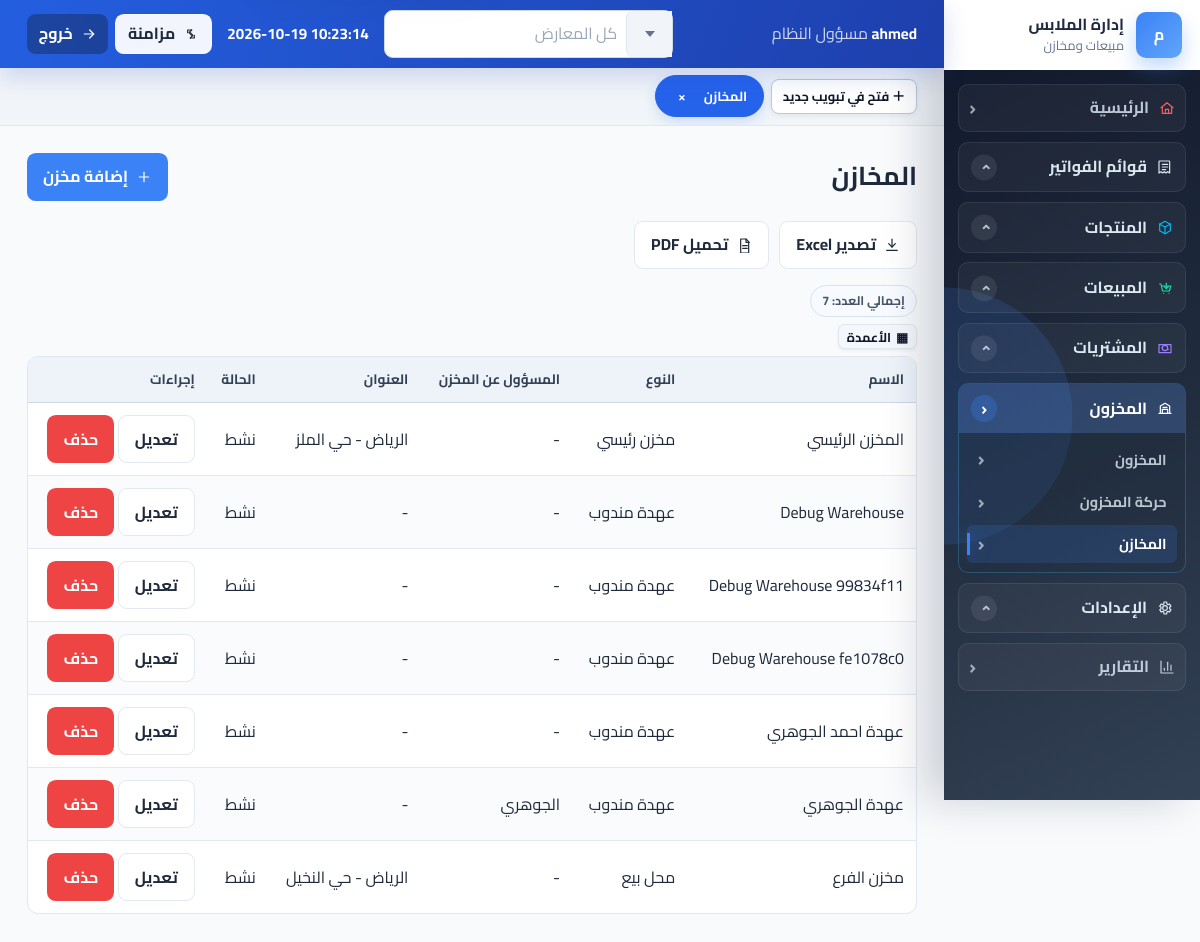
The app's page /inventory/warehouses/ (signed in) with its own data.
### accounts/models.py (models this page shows, shortened)
class User(AbstractUser):
    ROLE_MANAGER = 'manager'
    ROLE_DIRECTOR = 'director'
    ROLE_SALES = 'sales'
    ROLE_WAREHOUSE = 'warehouse'
    ROLE_CHOICES = [
        (ROLE_MANAGER, 'مسؤول النظام'),
        (ROLE_DIRECTOR, 'المدير'),
        (ROLE_SALES, 'مندوب مبيعات'),
        (ROLE_WAREHOUSE, 'مسؤول مخزن'),
    ]
    username = models.CharField(
        'اسم المستخدم',
        max_length=150,
        unique=True,
        help_text='يمكن استخدام الحروف والأرقام والمسافات.',
        error_messages={'unique': 'يوجد مستخدم بهذا الاسم بالفعل.'},
    )
    role = models.CharField(max_length=20, choices=ROLE_CHOICES, default=ROLE_SALES, db_index=True)
    branch = models.ForeignKey(
        Branch,
        on_delete=models.PROTECT,
        null=True,
        blank=True,
        related_name="users",
    )
    phone = models.CharField(max_length=20, blank=True, null=True)
    created_at = models.DateTimeField(auto_now_add=True, db_index=True)
    objects = BranchUserManager()
    all_objects = UserManager()
    class Meta:
        indexes = [
            models.Index(fields=['role', 'is_active']),
            models.Index(fields=['created_at']),
        ]
        constraints = [
            check_constraint(
                check=models.Q(is_superuser=True) | models.Q(branch__isnull=False),
                name='accounts_user_non_superuser_requires_branch',
            ),
        ]
    @property
    def is_manager(self):
        return self.role in {self.ROLE_MANAGER, self.ROLE_DIRECTOR} or self.is_superuser
    @property
    def can_hard_delete(self):
        return self.role == self.ROLE_MANAGER or self.is_superuser

### inventory/models.py (models this page shows, shortened)
class Warehouse(BranchOwnedModel):
    branch_relations = ('assigned_user',)
    TYPE_MAIN = 'main'
    TYPE_STORE = 'store'
    TYPE_REPRESENTATIVE = 'representative'
    WAREHOUSE_TYPE_CHOICES = [
        (TYPE_MAIN, 'مخزن رئيسي'),
        (TYPE_STORE, 'محل بيع'),
        (TYPE_REPRESENTATIVE, 'عهدة مندوب'),
    ]
    name = models.CharField(max_length=100, db_index=True)
    warehouse_type = models.CharField(max_length=20, choices=WAREHOUSE_TYPE_CHOICES, db_index=True)
    assigned_user = models.ForeignKey(
        settings.AUTH_USER_MODEL,
        on_delete=models.SET_NULL,
        null=True,
        blank=True,
        related_name='assigned_warehouses',
    )
    address = models.TextField(blank=True, null=True)
    is_active = models.BooleanField(default=True, db_index=True)

### inventory/views.py (the view)
# urls.py: path('warehouses/', views.WarehouseListView.as_view(), name='warehouses'),
class WarehouseListView(RoleRequiredMixin, ExportListMixin, ListView):
    allowed_roles = ('manager', 'warehouse')
    model = Warehouse
    template_name = 'inventory/warehouses/list.html'
    context_object_name = 'warehouses'
    paginate_by = 20
    export_title = 'قائمة المخازن'
    export_filename = 'warehouses'
    export_columns = (
        ('اسم المخزن', 'name'),
        ('النوع', 'get_warehouse_type_display'),
        ('المسؤول', 'assigned_user'),
        ('العنوان', 'address'),
        ('الحالة', lambda warehouse: 'نشط' if warehouse.is_active else 'متوقف'),
    )
    def get_queryset(self):
        return Warehouse.objects.select_related('assigned_user').order_by('warehouse_type', 'name')

### accounts/context_processors.py (called while the page is built)
def branch_context(request):
    if not getattr(request, "user", None) or not request.user.is_authenticated:
        return {}
    return {
        "active_branch": getattr(request, "active_branch", None),
        "available_branches": Branch.objects.filter(is_active=True).order_by("name")
        if request.user.is_superuser
        else Branch.objects.filter(pk=request.user.branch_id),
    }

### accounts/models.py (called while the page is built)
    def get_queryset(self):
        queryset = super().get_queryset()
        from config.branching import branch_context_is_set, get_current_branch_id
        if branch_context_is_set() and get_current_branch_id() is not None:
            queryset = queryset.filter(branch_id=get_current_branch_id())
        return queryset

### accounts/permissions.py (called while the page is built)
def has_role(user, *roles):
    if not user.is_authenticated:
        return False
    if user.is_superuser or getattr(user, 'role', None) in {'manager', 'director'}:
        return True
    return getattr(user, 'role', None) in roles

    def test_func(self):
        return has_role(self.request.user, *self.allowed_roles)

### audit/context.py (called while the page is built)
def set_current_request(request):
    _state.request = request

def clear_current_request():
    if hasattr(_state, 'request'):
        del _state.request

### audit/templatetags/audit_history.py (called while the page is built, shortened)
def _current_object(context):
    for key in CONTEXT_OBJECT_KEYS:
        obj = context.get(key)
        if obj is not None and getattr(obj, 'pk', None):
            return obj
    return None

@register.inclusion_tag('audit/object_history.html', takes_context=True)
def current_page_audit_history(context, limit=20):
    request = context.get('request')
    user = getattr(request, 'user', None)
    obj = _current_object(context)
    if not obj or not _can_view_history(user):
        return {'show_history': False}

### config/branching.py (called while the page is built)
def set_current_branch(branch_id):
    return _current_branch_id.set(branch_id)

def reset_current_branch(token):
    _current_branch_id.reset(token)

def get_current_branch_id():
    value = _current_branch_id.get()
    return None if value is _UNSET else value

def branch_context_is_set():
    return _current_branch_id.get() is not _UNSET

    def get_queryset(self):
        queryset = super().get_queryset()
        if branch_context_is_set():
            branch_id = get_current_branch_id()
            if branch_id is not None:
                queryset = queryset.filter(branch_id=branch_id)
        return queryset

### templates/inventory/warehouses/list.html (shortened to what this page needs)
{% extends 'base.html' %}
{% block content %}
<div class="page-head">
    <h1>المخازن</h1>
    {% if request.user.is_manager %}
        <a class="btn btn-accent" href="{% url 'inventory:warehouse_create' %}">
            <svg class="ui-icon"><use href="#icon-plus"></use></svg>
            إضافة مخزن
        </a>
    {% endif %}
</div>
{% include 'partials/export_buttons.html' %}
<div class="table-wrap">
    <table>
        <thead>
            <tr>
                <th>الاسم</th>
                <th>النوع</th>
                <th>المسؤول عن المخزن</th>
                <th>العنوان</th>
                <th>الحالة</th>
                <th>إجراءات</th>
            </tr>
        </thead>
        <tbody>
            {% for warehouse in warehouses %}
                <tr>
                    <td>{{ warehouse.name }}</td>
                    <td>{{ warehouse.get_warehouse_type_display }}</td>
                    <td>{{ warehouse.assigned_user|default:'-' }}</td>
                    <td>{{ warehouse.address|default:'-' }}</td>
                    <td>{{ warehouse.is_active|yesno:'نشط,متوقف' }}</td>
                    <td>
                        {% if request.user.is_manager %}
                            <a class="btn btn-light" href="{% url 'inventory:warehouse_update' warehouse.pk %}">تعديل</a>
                            {% if request.user.can_hard_delete %}
                                <a class="btn btn-danger" href="{% url 'inventory:warehouse_delete' warehouse.pk %}">حذف</a>
                            {% endif %}
                        {% endif %}
                    </td>
                </tr>
            {% empty %}
                <tr><td colspan="6">لا توجد مخازن</td></tr>
            {% endfor %}
        </tbody>
    </table>
</div>
{% endblock %}

### templates/partials/navbar.html (shortened to what this page needs)
<header class="topbar{% if request.user.is_superuser %} has-branch-selector{% endif %}">
    <div class="topbar-user">
        <strong>{{ request.user.get_full_name|default:request.user.username }}</strong>
        <span>{{ request.user.get_role_display }}{% if active_branch %} - {{ active_branch.name }}{% endif %}</span>
    </div>
    {% if request.user.is_superuser %}
    <form method="post" action="{% url 'accounts:branch_select' %}" class="branch-selector">
    </form>
    {% endif %}
    <div class="topbar-datetime" aria-label="التاريخ والوقت الحالي">
        <strong data-live-datetime>--</strong>
    </div>
    <div class="topbar-actions">
        <button class="btn btn-light topbar-action" type="button" data-pwa-sync title="مزامنة البيانات">
            <svg class="ui-icon" aria-hidden="true"><use href="#icon-exchange"></use></svg>
            <span data-pwa-sync-label>مزامنة</span>
        </button>
        <form method="post" action="{% url 'accounts:logout' %}">
            <button class="btn btn-secondary topbar-action" type="submit" title="تسجيل الخروج">
                <svg class="ui-icon" aria-hidden="true"><use href="#icon-arrow"></use></svg>
                <span>خروج</span>
            </button>
        </form>
    </div>
</header>

### records on screen
User: user.get_full_name "ahmed", user.role "مسؤول النظام"
Warehouse: name "المخزن الرئيسي", warehouse_type "مخزن رئيسي", assigned_user "-", address "الرياض - حي الملز", is_active "نشط"
Warehouse: name "Debug Warehouse", warehouse_type "عهدة مندوب", assigned_user "-", address "-", is_active "نشط"
Warehouse: name "Debug Warehouse 99834f11", warehouse_type "عهدة مندوب", assigned_user "-", address "-", is_active "نشط"
Warehouse: name "Debug Warehouse fe1078c0", warehouse_type "عهدة مندوب", assigned_user "-", address "-", is_active "نشط"
Warehouse: name "عهدة احمد الجوهري", warehouse_type "عهدة مندوب", assigned_user "-", address "-", is_active "نشط"
Warehouse: name "عهدة الجوهري", warehouse_type "عهدة مندوب", assigned_user "الجوهري", address "-", is_active "نشط"
Warehouse: name "مخزن الفرع", warehouse_type "محل بيع", assigned_user "-", address "الرياض - حي النخيل", is_active "نشط"
